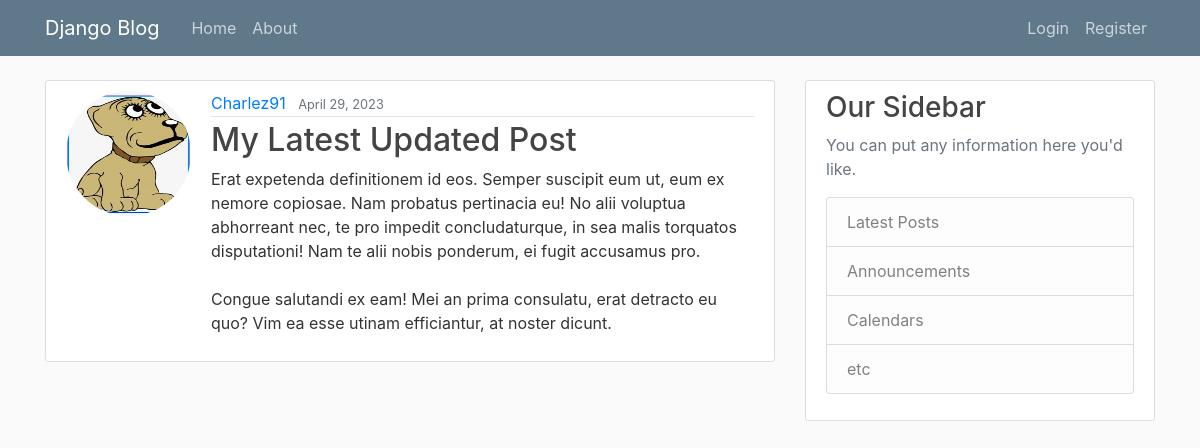
/post/79/, run on the app's committed database.
### blog1/models.py (models this page shows, shortened)
class Post(models.Model):
    title = models.CharField(max_length=100, null=False, blank=False)
    content = RichTextField(blank=True)
    date_posted = models.DateTimeField(default=timezone.now)
    modified = models.DateTimeField(auto_now=True)
    author = models.ForeignKey(User, on_delete=models.CASCADE)
    tags = TaggableManager()

### users/models.py (models this page shows, shortened)
class Profile(models.Model):
    user = models.OneToOneField(User, on_delete=models.CASCADE)
    image = models.ImageField(default='default.jpg', upload_to='profile_pics')

### blog1/views.py (the view)
# urls.py: path('post/<int:pk>/', views.PostDetailView.as_view(), name='post-detail'),
class PostDetailView(DetailView):
    model = Post

### blog1/templates/blog1/post_detail.html (shortened to what this page needs)
{% extends "blog1/base.html" %}
{% block content%}
	<article class="media content-section">
	  <img class="rounded-circle account-img" src=" {{ object.author.profile.image.url }} ">
	  <div class="media-body">
	    <div class="article-metadata">
	      <a class="mr-2" href="{% url 'user-posts' object.author.username %}">{{ object.author }}</a>
	      <small class="text-muted">{{ object.date_posted |date:"F d, Y" }}</small>
	    </div>
	    <h2 class="article-title">{{ object.title }}</h2>
	    <p class="article-content">{{ object.content|safe }}</p>
	  </div>
	</article>
{% endblock content %}

### blog1/static/blog1/main.css (style rules this page uses)
body { background: #fafafa; color: #333333; margin-top: 5rem; }
h1, h2, h3, h4, h5, h6 { color: #444444; }
.content-section { background: #ffffff; padding: 10px 20px; border: 1px solid #dddddd; border-radius: 3px; margin-bottom: 20px; }
.article-title { color: #444444; }
.article-content { white-space: pre-line; }
.article-metadata { padding-bottom: 1px; margin-bottom: 4px; border-bottom: 1px solid #e3e3e3 }
.account-img { height: 125px; width: 125px; margin-right: 20px; margin-bottom: 16px; }

### data on the page
Post: author.profile.image (picture), author "Charlez91", date_posted "April 29, 2023", title "My Latest Updated Post", content "Erat expetenda definitionem id eos. Semper suscipit eum ut, eum ex nemore copiosae. Nam probatus pertinacia eu! No alii voluptua abhorreant nec, te pro impedit concludaturque, in sea malis torquatos disputationi! Nam te alii nobis ponderum, ei fugit accusamus pro. Congue salutandi ex eam! Mei an prima consulatu, erat detracto eu quo? Vim ea esse utinam efficiantur, at noster dicunt."
